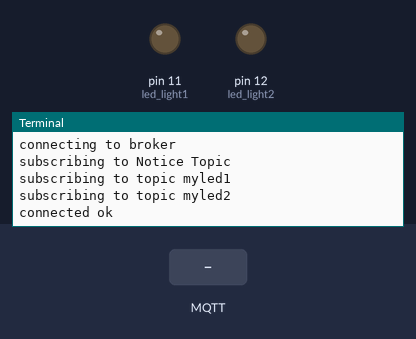
Recording of a program running on a simulated Raspberry Pi (header pin numbers). On the bench: output pins drawn as LEDs (lit = HIGH), the last lines printed to the terminal. The test bench sets the inputs (shaded band). No MQTT or app messages arrive unless stated.

Above: at 1.3 s.
1.4 s: MQTT message "TurnON" arrives on the first subscribed topic
At 2.5 s:
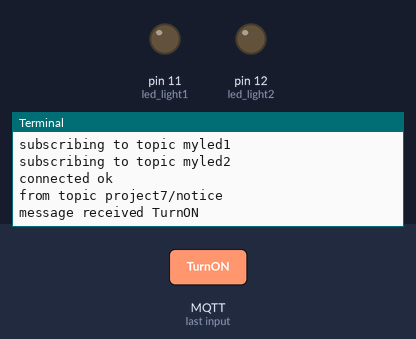
2.9 s: MQTT message "TurnOFF" arrives on the first subscribed topic
At 3.6 s:
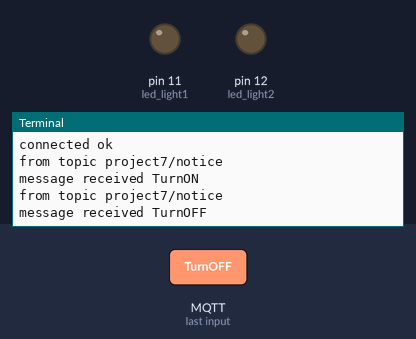
4.4 s: MQTT message "1" arrives on the first subscribed topic
At 4.8 s:
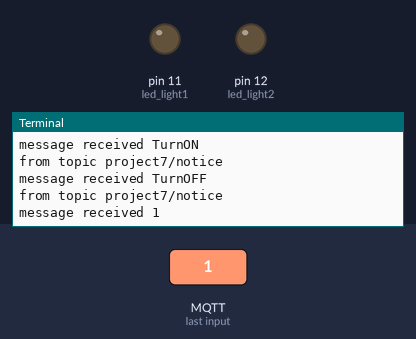

Measured:
- after the input at 1.4 s, the terminal: prints a new line at once (image 1)
- after the input at 2.9 s, the terminal: prints a new line at once (image 2)
- after the input at 4.4 s, the terminal: prints a new line at once (image 3)

The program:

LED_ON_TIME.py
```python
import time
import paho.mqtt.client as mqtt
import RPi.GPIO as GPIO
from datetime import datetime

def on_message(client, userdata, message):
	received_msg = str(message.payload.decode("utf-8"))

	print("from topic", message.topic)
	print("message received", received_msg)
	if message.topic == topic1:
		control_led(led_light1, received_msg)
	if message.topic == topic2:
		control_led(led_light2, received_msg)

def on_connect(client, userdata, flags, rc):
	if rc==0:
		print("connected ok")
	else:
		print("connection ERROR", rc)

def control_led(led_num, msg):
	idx=led_num-11
	if msg == "TurnON":
		if led_flag[idx] == False:
			GPIO.output(led_num, True)
			led_flag[idx] = True
			led_start[idx]=datetime.now() # record led turn on time
			print("start : ", led_start[idx])

	if msg == "TurnOFF":
		if led_flag[idx] == True:
			GPIO.output(led_num, False)
			led_flag[idx] = False
			led_end[idx]=datetime.now() # record led turn off time
			print("end : ", led_end[idx])
			led_on_time=led_end[idx]-led_start[idx] # calculate how long led was turned on
			my_msg=led_on_time.seconds
			client.publish(led_topic[idx], my_msg)
			print("Transmission complete successfully", my_msg, "sec")

GPIO.setmode(GPIO.BOARD)

led_light1=11
led_light2=12
GPIO.setup(led_light1,GPIO.OUT)
GPIO.setup(led_light2,GPIO.OUT)

broker_address="143.198.112.40"
port=8883
ca_file_path="/home/pi/project7/ca.crt"

notice_topic="project7/notice" # for listen when node-red or sensors connected
topic1="myled1" # for subscribing
topic2="myled2" # for subscribing
led_topic=["project7/ledTime1","project7/ledTime2"] # for publishing

led_flag=[False, False]
led_start=[0,0]
led_end=[0,0]

print("creating new instance")
client=mqtt.Client("project7_led")
client.tls_set(ca_file_path)
client.tls_insecure_set(True)
client.on_message=on_message
client.on_connect=on_connect

print("connecting to broker")
client.connect(broker_address,port)

print("subscribing to Notice Topic")
client.subscribe(notice_topic)
print("subscribing to topic", topic1)
client.subscribe(topic1)
print("subscribing to topic", topic2)
client.subscribe(topic2)

try:
	client.loop_start()
	while True:
		pass

except KeyboardInterrupt:
	print("Keyboard Interrupt")
except:
	print("Something Wrong")
finally:
	print("Cleaned up, Terminating")
	time.sleep(3)
	client.loop_stop()
	client.disconnect()
	GPIO.cleanup()
```
